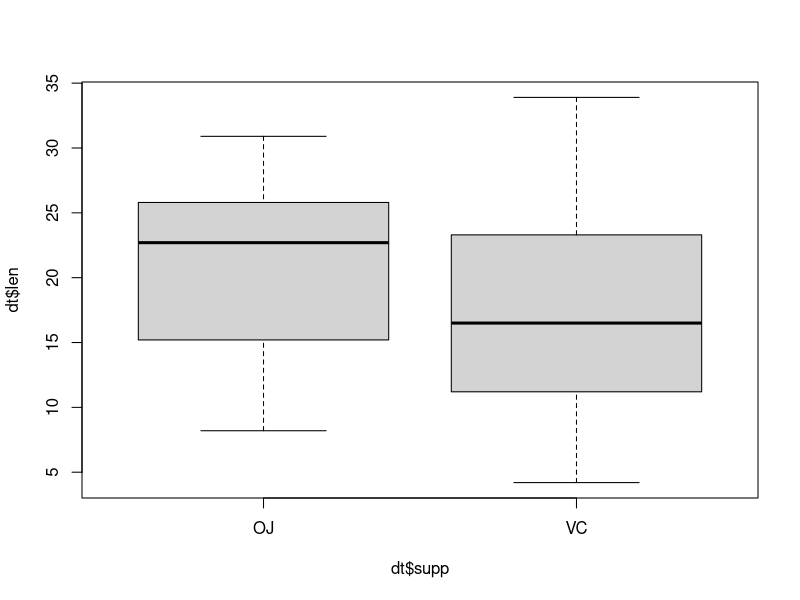
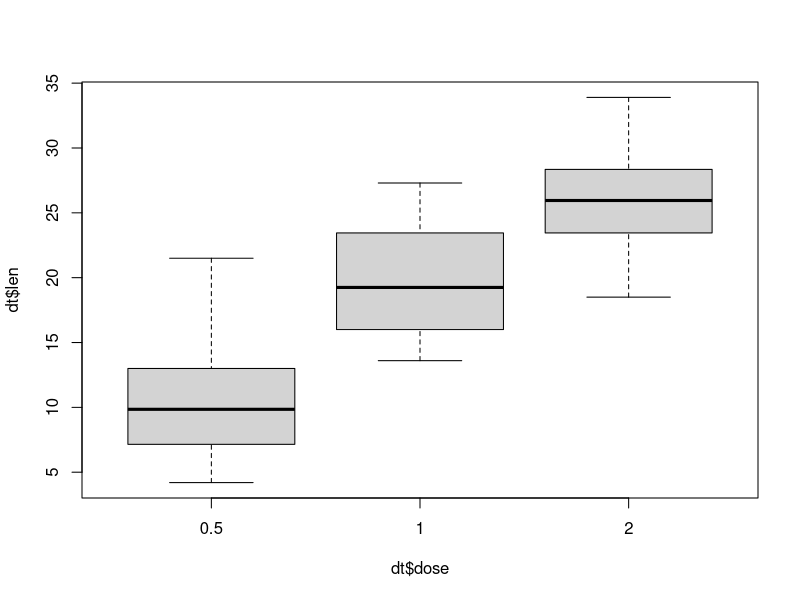
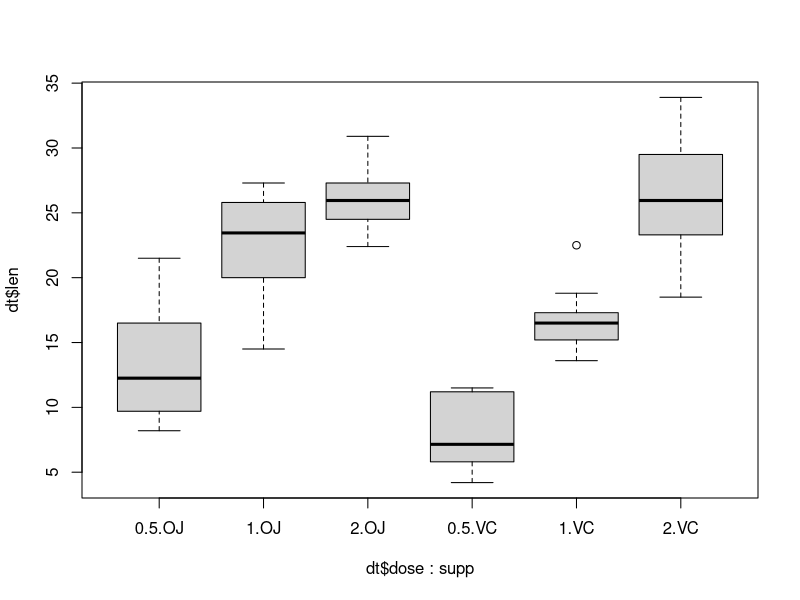

Write R code to recreate these figures, in order.
# Now in the second portion of the project, we're going to analyze the ToothGrowth 
# data in the R datasets package.
# 
# Load the ToothGrowth data and perform some basic exploratory data analyses.
# Provide a basic summary of the data.
# Use confidence intervals and/or hypothesis tests to compare tooth growth by supp and dose. (Only use the techniques from class, even if there's other approaches worth considering)
# State your conclusions and the assumptions needed for your conclusions.

library(dplyr)
library(ggplot2)
library(knitr)

data(ToothGrowth)
dt <- ToothGrowth
attach(ToothGrowth)

OJ_dt <- dt[dt$supp=="OJ",]
VC_dt <- dt[dt$supp=="VC",]

boxplot(dt$len~dt$supp)
boxplot(dt$len~dt$dose)
boxplot(dt$len~dt$dose*supp)

t.test(OJ_dt$len,VC_dt$len,paired = FALSE)


                     